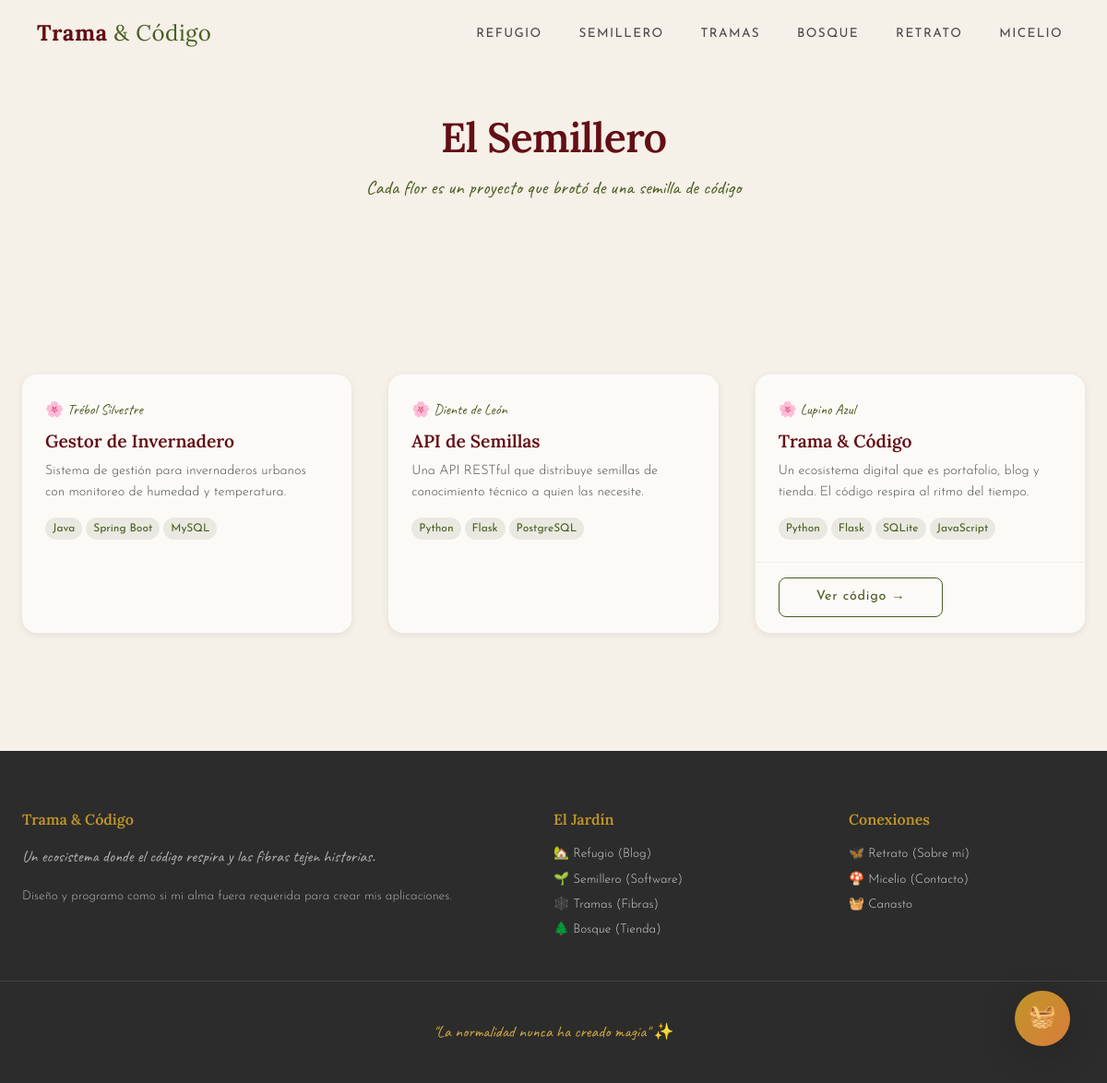
The app's page /semillero with its own data.
### app/models/semillero.py (models this page shows, shortened)
class ProyectoSoftware(db.Model):
    __tablename__ = 'proyectos_software'
    id = db.Column(db.Integer, primary_key=True)
    nombre_flor = db.Column(db.String(100))  # Atributo poético
    titulo = db.Column(db.String(150), nullable=False)
    stack_tecnico = db.Column(db.String(200))
    descripcion_logica = db.Column(db.Text)
    repo_url = db.Column(db.String(255))
    imagen_url = db.Column(db.String(255))
    fecha_brote = db.Column(db.DateTime, default=datetime.utcnow)

### app/blueprints/semillero.py (the view)
@bp.route('/semillero')
def index():
    proyectos = ProyectoSoftware.query.order_by(
        ProyectoSoftware.fecha_brote.desc()
    ).all()
    return render_template('semillero/index.html', proyectos=proyectos)

### app/services/reloj_logico.py (called while the page is built)
def _minutos_del_dia(hora, minuto):
    return hora * 60 + minuto

def obtener_franja_actual(ahora=None):
    if ahora is None:
        ahora = datetime.now()
    minutos = _minutos_del_dia(ahora.hour, ahora.minute)
    inicio_solar = _minutos_del_dia(5, 31)
    fin_solar = _minutos_del_dia(18, 20)
    if inicio_solar <= minutos <= fin_solar:
        return 'solar'
    return 'nocturno'

def obtener_estado_mundo(ahora=None):
    franja = obtener_franja_actual(ahora)
    estado = FRANJAS_MVP[franja].copy()
    estado['franja'] = franja
    if ahora is None:
        ahora = datetime.now()
    estado['hora_actual'] = ahora.strftime('%H:%M')
    minutos = _minutos_del_dia(ahora.hour, ahora.minute)
    ventana_inicio = _minutos_del_dia(18, 30)
    ventana_fin = _minutos_del_dia(21, 0)
    estado['ventana_encendida'] = ventana_inicio <= minutos <= ventana_fin
    return estado

### app/templates/semillero/index.html (shortened to what this page needs)
{% extends "base.html" %}
{% block contenido %}
<div class="seccion-header" style="padding-top: 120px;">
    <h1>El Semillero</h1>
    <p class="subtitulo">Cada flor es un proyecto que brotó de una semilla de código</p>
</div>
<section class="seccion">
    <div class="contenedor">
        {% if proyectos %}
        <div class="grilla-jardin">
            {% for p in proyectos %}
            <article class="card-jardin animar-entrada" style="animation-delay: {{ loop.index0 * 0.15 }}s;">
                <div class="card-jardin-cuerpo">
                    <p class="texto-manuscrito" style="font-size: 1rem; margin-bottom: 0.5rem;">🌸 {{ p.nombre_flor }}</p>
                    <h3 class="card-jardin-titulo">{{ p.titulo }}</h3>
                    <p class="card-jardin-texto">{{ p.descripcion_logica }}</p>
                    <div class="semillero-stack">
                        {% for tech in (p.stack_tecnico or '').split(',') %}
                        {% if tech.strip() %}
                        <span class="etiqueta etiqueta-tech">{{ tech.strip() }}</span>
                        {% endif %}
                        {% endfor %}
                    </div>
                </div>
                {% if p.repo_url %}
                <div class="card-jardin-pie">
                    <a href="{{ p.repo_url }}" target="_blank" class="boton boton-fantasma">Ver código →</a>
                </div>
                {% endif %}
            </article>
            {% endfor %}
        </div>
        {% else %}
        <div class="estado-vacio">
            <div class="estado-vacio-icono">🌱</div>
            <p>Las semillas esperan ser plantadas...</p>
        </div>
        {% endif %}
    </div>
</section>
{% endblock %}

### app/templates/base.html (shortened to what this page needs)
<!DOCTYPE html>
<html lang="es">
<head>
    <link rel="stylesheet" href="{{ url_for('static', filename='css/base.css') }}">
    <link rel="stylesheet" href="{{ url_for('static', filename='css/escena.css') }}">
    <link rel="stylesheet" href="{{ url_for('static', filename='css/componentes.css') }}">
    <link rel="stylesheet" href="{{ url_for('static', filename='css/secciones.css') }}">
</head>
<body class="modo-{{ estado_mundo.franja }}">
    <nav class="navegacion" id="navegacion-principal">
        <div class="navegacion-contenido">
            <a href="{{ url_for('jardin.escena') }}" class="navegacion-logo">
                Trama <span>& Código</span>
            </a>
            <ul class="navegacion-links" id="navegacion-links">
                <li><a href="{{ url_for('refugio.index') }}">Refugio</a></li>
                <li><a href="{{ url_for('semillero.index') }}">Semillero</a></li>
                <li><a href="{{ url_for('tramas.index') }}">Tramas</a></li>
                <li><a href="{{ url_for('bosque.index') }}">Bosque</a></li>
                <li><a href="{{ url_for('retrato.index') }}">Retrato</a></li>
                <li><a href="{{ url_for('micelio.index') }}">Micelio</a></li>
            </ul>
        </div>
    </nav>
    <main>
        {% block contenido %}{% endblock %}
    </main>
    <a href="{{ url_for('canasto.index') }}" class="canasto-flotante" id="canasto-flotante" title="Tu canasto de mimbre">
        <span class="icono-canasto">🧺</span>
    </a>
    {% block footer %}
    <footer class="footer">
        <div class="footer-contenido">
            <div>
                <h4>Trama & Código</h4>
                <p style="font-family: var(--fuente-manuscrita); font-size: 1.1rem; margin-bottom: 1rem;">
                    Un ecosistema donde el código respira y las fibras tejen historias.
                </p>
                <p>Diseño y programo como si mi alma fuera requerida para crear mis aplicaciones.</p>
            </div>
            <div>
                <h4>El Jardín</h4>
                <a href="{{ url_for('refugio.index') }}">🏡 Refugio (Blog)</a>
                <a href="{{ url_for('semillero.index') }}">🌱 Semillero (Software)</a>
                <a href="{{ url_for('tramas.index') }}">🕸️ Tramas (Fibras)</a>
                <a href="{{ url_for('bosque.index') }}">🌲 Bosque (Tienda)</a>
            </div>
            <div>
                <h4>Conexiones</h4>
                <a href="{{ url_for('retrato.index') }}">🦋 Retrato (Sobre mí)</a>
                <a href="{{ url_for('micelio.index') }}">🍄 Micelio (Contacto)</a>
                <a href="{{ url_for('canasto.index') }}">🧺 Canasto</a>
            </div>
        </div>
        <div class="footer-firma">
            "La normalidad nunca ha creado magia" ✨
        </div>
    </footer>
    {% endblock %}
</body>
</html>

### app/static/css/componentes.css (style rules this page uses)
.card-jardin { background: var(--glass-bg); backdrop-filter: var(--glass-blur); border: 1px solid var(--glass-border); border-radius: var(--radio-medio); overflow: hidden; transition: var(--transicion-suave); box-shadow: var(--sombra-sutil); }
.card-jardin-cuerpo { padding: var(--espacio-lg); }
.card-jardin-titulo { font-family: var(--fuente-titulo); font-size: 1.2rem; color: var(--vinotinto); margin-bottom: var(--espacio-sm); }
.card-jardin-texto { font-size: 0.9rem; color: var(--carbon-suave); line-height: 1.6; }
.card-jardin-pie { padding: var(--espacio-md) var(--espacio-lg); border-top: 1px solid rgba(0,0,0,0.05); display: flex; justify-content: space-between; align-items: center; }
.grilla-jardin { display: grid; grid-template-columns: repeat(auto-fill, minmax(320px, 1fr)); gap: var(--espacio-xl); }
.boton { display: inline-flex; align-items: center; gap: var(--espacio-sm); padding: var(--espacio-sm) var(--espacio-xl); border: none; border-radius: var(--radio-suave); font-family: var(--fuente-cuerpo); font-size: 0.9rem; font-weight: 400; cursor: pointer; transition: var(--transicion-suave); text-decoration: none; letter-spacing: 0.05em; }
.boton-fantasma { background: transparent; border: 1px solid var(--verde-musgo); color: var(--verde-musgo); }
.etiqueta { display: inline-block; padding: 2px var(--espacio-sm); font-size: 0.75rem; border-radius: 20px; font-weight: 400; }
.etiqueta-tech { background: rgba(74,93,35,0.1); color: var(--verde-musgo); }
.seccion-header { text-align: center; margin-bottom: var(--espacio-2xl); padding: var(--espacio-2xl) 0 var(--espacio-xl); }
.seccion-header h1 { margin-bottom: var(--espacio-sm); }
.seccion-header .subtitulo { font-family: var(--fuente-manuscrita); font-size: 1.3rem; color: var(--verde-musgo); }

### app/static/css/secciones.css (style rules this page uses)
.semillero-stack { display: flex; flex-wrap: wrap; gap: var(--espacio-xs); margin-top: var(--espacio-sm); }

### records on screen
ProyectoSoftware: nombre_flor "Trébol Silvestre", titulo "Gestor de Invernadero", descripcion_logica "Sistema de gestión para invernaderos urbanos con monitoreo de humedad y temperatura.", strip "Java" "Spring Boot" "MySQL"
ProyectoSoftware: nombre_flor "Diente de León", titulo "API de Semillas", descripcion_logica "Una API RESTful que distribuye semillas de conocimiento técnico a quien las necesite.", strip "Python" "Flask" "PostgreSQL"
ProyectoSoftware: nombre_flor "Lupino Azul", titulo "Trama & Código", descripcion_logica "Un ecosistema digital que es portafolio, blog y tienda. El código respira al ritmo del tiempo.", strip "Python" "Flask" "SQLite" "JavaScript"
